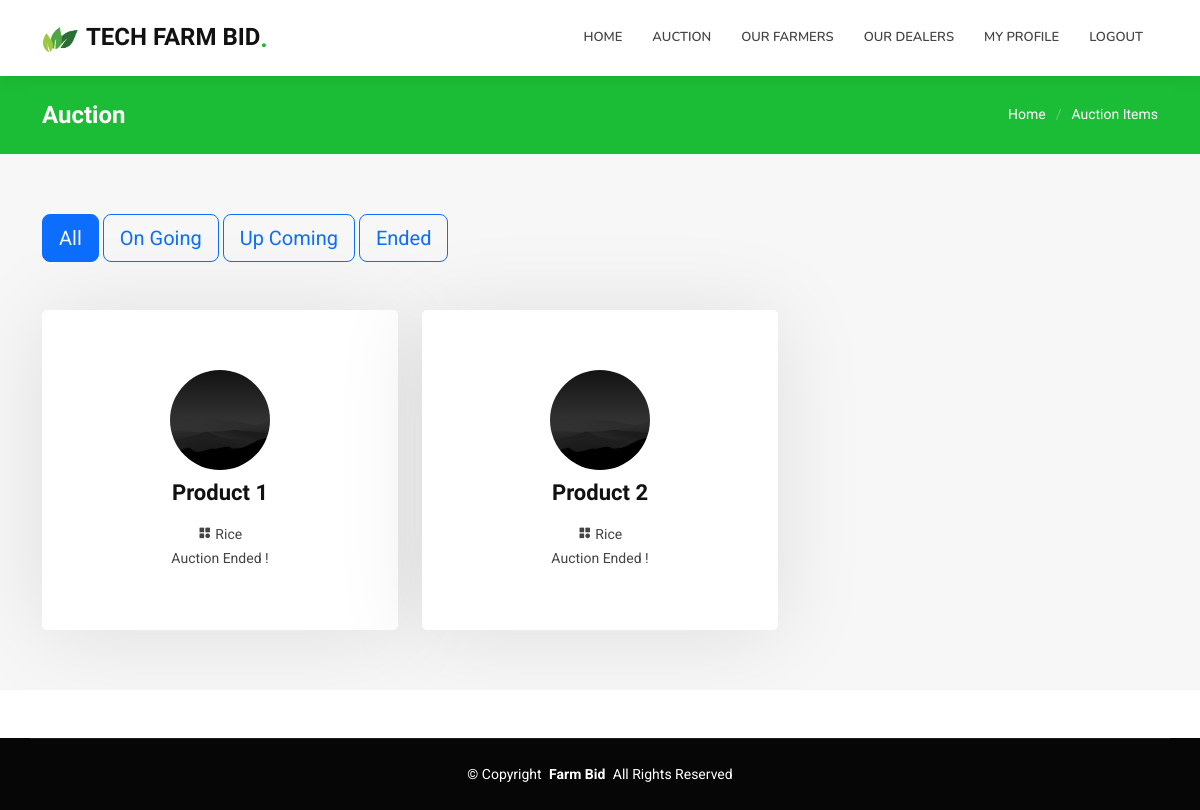
/aution-items.php (signed in), run on the app's committed database.
### tables this page shows
CREATE TABLE `auction_item_tbl` (
  `id` int(255) NOT NULL,
  `farmer_id` int(255) NOT NULL,
  `item_name` varchar(255) NOT NULL,
  `item_category` varchar(255) NOT NULL,
  `initial_amount` int(255) NOT NULL,
  `description` varchar(255) NOT NULL,
  `image` varchar(255) NOT NULL,
  `status` varchar(25) NOT NULL DEFAULT 'pending',
  `start_time` varchar(255) NOT NULL DEFAULT 'requested...',
  `end_time` varchar(255) NOT NULL DEFAULT 'requested...',
  `highest_bidder` varchar(255) NOT NULL DEFAULT 'waiting for the time',
  `highest_bidder_amount` bigint(20) NOT NULL,
  `created_at` timestamp NOT NULL DEFAULT current_timestamp() ON UPDATE current_timestamp()
);

### aution-items.php (the view, shortened to what this page needs)
<!DOCTYPE html>
<html>
<head>
  <link href="css/bootstrap.min.css" rel="stylesheet">
  <link href="css/main.css" rel="stylesheet">
  <link rel="stylesheet" href="https://cdnjs.cloudflare.com/ajax/libs/boxicons/2.1.0/css/boxicons.min.css" />
</head>
<body class="index-page">
  <?php include 'header.php'; ?>
  <main class="main">
    <div class="page-title accent-background">
      <div class="container d-lg-flex justify-content-between align-items-center">
        <h1 class="mb-2 mb-lg-0">Auction</h1>
        <nav class="breadcrumbs">
          <ol>
            <li><a href="home.php">Home</a></li>
            <li class="current">Auction Items</li>
          </ol>
        </nav>
      </div>
    </div>
    <section id="services" class="services section light-background">
      <div class="container mb-5" id="filterDiv">
      <a class="btn btn-outline-primary btn-lg btn-primary text-light" href="#all" role="button" data-status='all'>All</a>
      <a class="btn btn-outline-primary btn-lg" href="#on" role="button" data-status='On_Going'>On Going</a>
      <a class="btn btn-outline-primary btn-lg" href="#up" role="button" data-status='Assigned'>Up Coming</a>
      <a class="btn btn-outline-primary btn-lg" href="#end" role="button" data-status='Ended'>Ended</a>
      </div>
      <div class="container">
        <div class="row gy-4">
          <?php
           $sql = "SELECT * FROM auction_item_tbl WHERE status!='pending'";
          $currentTime = date( 'Y-m-d H:i', time () );
            $result = $conn->query($sql);
            if ($result->num_rows > 0) {
              while($row = $result->fetch_assoc()) {
                      ?>
          <div class="col-lg-4 col-md-6 filterOut all <?php echo $row['status']; ?>" data-aos="fade-up" data-aos-delay="100">
            <div class="service-item item-cyan position-relative">
              <div class="icon">
                <img src="uploads/<?php echo $row['image']; ?>" style='border-radius: 50%; height: 100%; width: 100%'>
              </div>
              <a href="single-auction-item.php?id=<?php echo $row['id']; ?>" class="stretched-link">
                <h3><?php echo $row['item_name']; ?></h3>
              </a>
              <p><i class='bx bxs-category'></i> <?php echo $row['item_category'] ?></p>
              <?php
                $start_time = date("Y-m-d H:i", strtotime($row['start_time']));
                $end_time = date("Y-m-d H:i", strtotime($row['end_time']));
                if($currentTime < $start_time) { ?>
                  <p>Starts in  <?php echo date("d-m-Y H:i", strtotime($start_time)) ?></p>
              <?php
                }
                else if($currentTime >= $start_time && $currentTime <= $end_time)
                {
              ?>
                <p>Live Auction</p>
                <p>Ends in <?php echo date("d-m-Y H:i", strtotime($end_time)) ?></p>
                <?php
              }
              else if($currentTime > $end_time)
              {
            ?>
                <p>Auction Ended !</p>
            <?php }
              ?></div>
          </div>
          <?php
                          }
                        }
                          else {
                            echo "Sorry! Not Found";
                          }
                    ?>
        </div>
      </div>
    </section>
  </main>
  <footer id="footer" class="footer dark-background mt-5">
    <div class="container copyright text-center mt-4">
      <p>© <span>Copyright</span> <strong class="px-1 sitename">Farm Bid</strong> <span>All Rights Reserved</span></p>
    </div>
  </footer>
</body>
</html>

### css/main.css (style rules this page uses)
:root { --default-font: "Roboto", system-ui, -apple-system, "Segoe UI", Roboto, "Helvetica Neue", Arial, "Noto Sans", "Liberation Sans", sans-serif, "Apple Color Emoji", "Segoe UI Emoji", "Segoe UI Symbol", "Noto Color Emoji"; --heading-font: "Raleway", sans-serif; --nav-font: "Nunito", sans-serif; }
:root { --background-color: #ffffff; --default-color: #444444; --heading-color: #111111; --accent-color: #1bbd36; --surface-color: #ffffff; --contrast-color: #ffffff; }
:root { --nav-color: #444444; --nav-hover-color: #1bbd36; --nav-mobile-background-color: #ffffff; --nav-dropdown-background-color: #ffffff; --nav-dropdown-color: #444444; --nav-dropdown-hover-color: #1bbd36; }
.light-background { --background-color: #f7f7f7; --surface-color: #ffffff; }
.dark-background { --background-color: #060606; --default-color: #ffffff; --heading-color: #ffffff; --surface-color: #252525; --contrast-color: #ffffff; }
.accent-background { --background-color: #1bbd36; --default-color: #ffffff; --heading-color: #ffffff; --accent-color: #ffffff; --surface-color: #2ae149; --contrast-color: #ffffff; }
:root { scroll-behavior: smooth; }
body { color: var(--default-color); background-color: var(--background-color); font-family: var(--default-font); }
a { color: var(--accent-color); text-decoration: none; transition: 0.3s; }
h1, h2, h3, h4, h5, h6 { color: var(--heading-color); font-family: var(--heading-font); }
.footer { color: var(--default-color); background-color: var(--background-color); font-size: 14px; position: relative; }
.footer .copyright { padding: 25px 0; border-top: 1px solid color-mix(in srgb, var(--default-color), transparent 90%); }
.footer .copyright p { margin-bottom: 0; }
.page-title { color: var(--default-color); background-color: var(--background-color); padding: 25px 0; position: relative; }
.page-title h1 { font-size: 24px; font-weight: 700; }
.page-title .breadcrumbs ol { display: flex; flex-wrap: wrap; list-style: none; padding: 0; margin: 0; font-size: 14px; font-weight: 400; }
.page-title .breadcrumbs ol li+li { padding-left: 10px; }
.page-title .breadcrumbs ol li+li::before { content: "/"; display: inline-block; padding-right: 10px; color: color-mix(in srgb, var(--default-color), transparent 70%); }
section, .section { color: var(--default-color); background-color: var(--background-color); padding: 60px 0; scroll-margin-top: 100px; overflow: clip; }
.services .service-item { background-color: var(--surface-color); box-shadow: 0px 5px 90px 0px rgba(0, 0, 0, 0.1); height: 100%; padding: 60px 30px; text-align: center; transition: 0.3s; border-radius: 5px; }
.services .service-item .icon { margin: 0 auto; width: 100px; height: 100px; display: flex; align-items: center; justify-content: center; transition: ease-in-out 0.3s; position: relative; }
.services .service-item h3 { font-weight: 700; margin: 10px 0 15px 0; font-size: 22px; }
.services .service-item p { line-height: 24px; font-size: 14px; margin-bottom: 0; }

### data on the page
auction_item_tbl: image (picture), item_name "Product 1", item_category "Rice", start_time "Auction Ended !"
auction_item_tbl: image (picture), item_name "Product 2", item_category "Rice", start_time "Auction Ended !"
